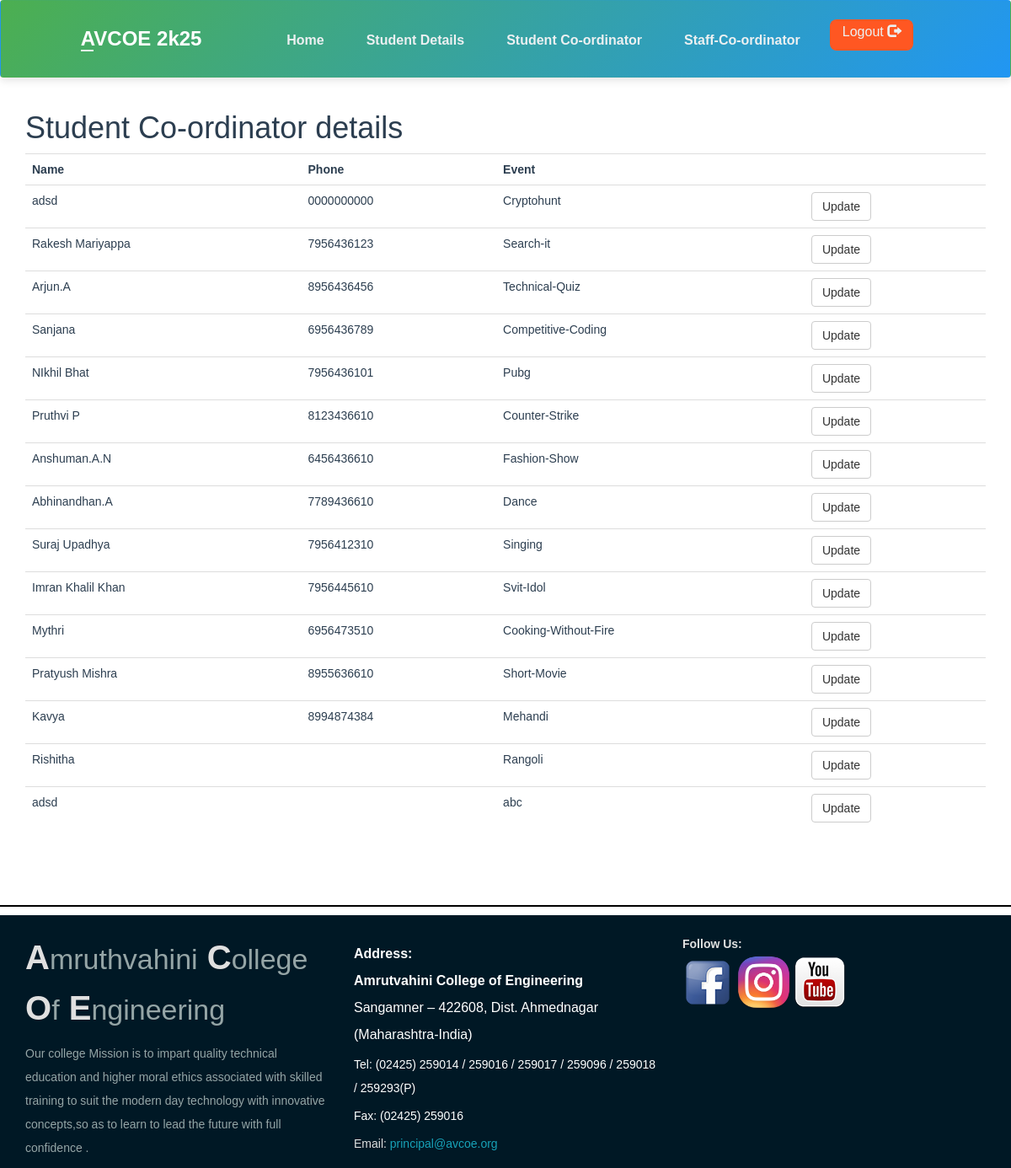
Screenshot of /Stu_cordinator.php with the database file from the repository.
### tables this page shows
CREATE TABLE `student_coordinator` (
  `sid` int(11) NOT NULL,
  `st_name` varchar(100) NOT NULL,
  `phone` varchar(10) DEFAULT NULL,
  `event_id` int(11) DEFAULT NULL
);

CREATE TABLE `events` (
  `event_id` int(11) NOT NULL,
  `event_title` varchar(50) NOT NULL,
  `event_price` int(11) DEFAULT NULL,
  `participents` int(100) DEFAULT 0,
  `img_link` text DEFAULT NULL,
  `type_id` int(11) DEFAULT NULL
);

### Stu_cordinator.php (the view, shortened to what this page needs)
<?php
include_once 'classes/db1.php';
$result = mysqli_query($conn,"SELECT * FROM student_coordinator s ,events e where e.event_id= s.event_id");
?>
<!DOCTYPE html>
<html>
<head>
        <?php require 'utils/styles.php'; ?>
    </head>
<body><?php include 'utils/adminHeader.php'?>
<div class = "content">
<div class = "container">
<h1>Student Co-ordinator details</h1>
<?php
if (mysqli_num_rows($result) > 0) {
?>
 <table class="table table-hover" >
  <tr>
    <th>Name</th>
    <th>Phone</th>
    <th>Event</th>
    <th></th>
  </tr>
<?php
while($row = mysqli_fetch_array($result)) {
?>
<tr>
    <td><?php echo $row["st_name"]; ?></td>
    <td><?php echo $row["phone"]; ?></td>
    <td><?php echo $row["event_title"]; ?></td>
    <td> <?php echo '<a  href="updateStudent.php?id='.$row['event_id'].'" class = "btn btn-default"> Update</a>'?></td>
</tr>
<?php
}
?>
</table>
 <?php
}
else{
    echo "No result found";
}
?>
</div>
</div>
 </body>
 <?php include 'utils/footer.php';?>
</html>

### css/style.css (style rules this page uses)
body { overflow-x: hidden; }
.content { font-family: Arial, Helvetica, sans-serif; color: #2C3E50; }

### rows the page displays
student_coordinator: st_name "adsd", phone "0000000000", event.event_title "Cryptohunt"
student_coordinator: st_name "Rakesh Mariyappa", phone "7956436123", event.event_title "Search-it"
student_coordinator: st_name "Arjun.A", phone "8956436456", event.event_title "Technical-Quiz"
student_coordinator: st_name "Sanjana", phone "6956436789", event.event_title "Competitive-Coding"
student_coordinator: st_name "NIkhil Bhat", phone "7956436101", event.event_title "Pubg"
student_coordinator: st_name "Pruthvi P", phone "8123436610", event.event_title "Counter-Strike"
student_coordinator: st_name "Anshuman.A.N", phone "6456436610", event.event_title "Fashion-Show"
student_coordinator: st_name "Abhinandhan.A", phone "7789436610", event.event_title "Dance"
student_coordinator: st_name "Suraj Upadhya", phone "7956412310", event.event_title "Singing"
student_coordinator: st_name "Imran Khalil Khan", phone "7956445610", event.event_title "Svit-Idol"
student_coordinator: st_name "Mythri", phone "6956473510", event.event_title "Cooking-Without-Fire"
student_coordinator: st_name "Pratyush Mishra", phone "8955636610", event.event_title "Short-Movie"
student_coordinator: st_name "Kavya", phone "8994874384", event.event_title "Mehandi"
student_coordinator: st_name "Rishitha", event.event_title "Rangoli"
student_coordinator: st_name "adsd", event.event_title "abc"
